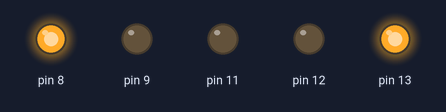
Simulated run of this sketch. Board: Arduino Uno, built with avr-gcc and run on an emulated ATmega328P. On the bench: output pins drawn as LEDs (lit = HIGH).

Above: at 0.5 s.
At 1.45 s:
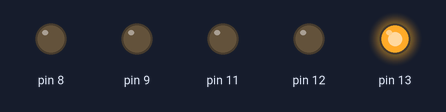
At 2.4 s:
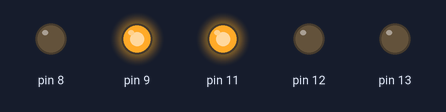
At 5.05 s:
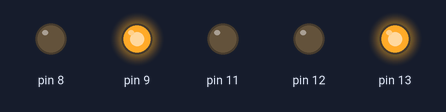
At 7.3 s:
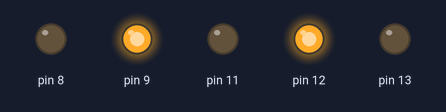
Timing chart, 0 to 9.0 s (numbered marks = the images above):
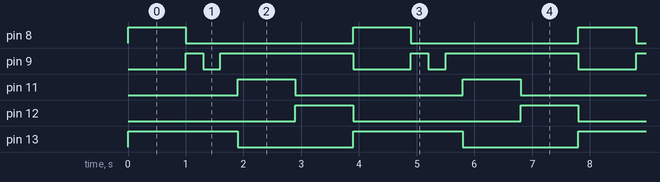

The sketch:

Sem_Vetor_02.ino
```cpp
int semaforo1[3];
int semaforoped1[2];

void setup()
{

  semaforo1[0] = 13;
  semaforo1[1] = 12;
  semaforo1[2] = 11;

  semaforoped1[0] = 9;
  semaforoped1[1] = 8;


  pinMode(semaforo1[0], OUTPUT);
  pinMode(semaforo1[1], OUTPUT);
  pinMode(semaforo1[2], OUTPUT);

  pinMode(semaforoped1[0], OUTPUT);
  pinMode(semaforoped1[1], OUTPUT);
}

void loop()
{
  digitalWrite(semaforo1[0], HIGH);
  digitalWrite(semaforo1[1], LOW);
  digitalWrite(semaforo1[2], LOW);
  digitalWrite(semaforoped1[0],LOW);
  digitalWrite(semaforoped1[1],HIGH);

  delay(1000);

  digitalWrite(semaforo1[0], HIGH);
  digitalWrite(semaforo1[1], LOW);
  digitalWrite(semaforo1[2], LOW);
  digitalWrite(semaforoped1[0],HIGH);
  digitalWrite(semaforoped1[1],LOW);

  delay(300);

  digitalWrite(semaforo1[0], HIGH);
  digitalWrite(semaforo1[1], LOW);
  digitalWrite(semaforo1[2], LOW);
  digitalWrite(semaforoped1[0],HIGH);
  digitalWrite(semaforoped1[0],LOW);

  delay(300);

   digitalWrite(semaforo1[0], HIGH);
  digitalWrite(semaforo1[1], LOW);
  digitalWrite(semaforo1[2], LOW);
  digitalWrite(semaforoped1[0],HIGH);
  digitalWrite(semaforoped1[1],LOW);

  delay(300);

  digitalWrite(semaforo1[0], LOW);
  digitalWrite(semaforo1[1], LOW);
  digitalWrite(semaforo1[2], HIGH);
  digitalWrite(semaforoped1[0],HIGH);
  digitalWrite(semaforoped1[1],LOW);

  delay(1000);
  digitalWrite(semaforo1[0], LOW);
  digitalWrite(semaforo1[1], HIGH);
  digitalWrite(semaforo1[2], LOW);
  digitalWrite(semaforoped1[0],HIGH);
  digitalWrite(semaforoped1[1],LOW);

  delay(1000);

}
```

Measured:
- by itself, pin 8, pin 11, pin 12: alternates HIGH for 1.0 s and LOW for 2.9 s
- by itself, pin 9: repeats every 3.9 s: LOW 0.30 s, HIGH 2.3 s, LOW 1.0 s, HIGH 0.30 s
- by itself, pin 13: alternates HIGH for 1.9 s and LOW for 2.0 s
